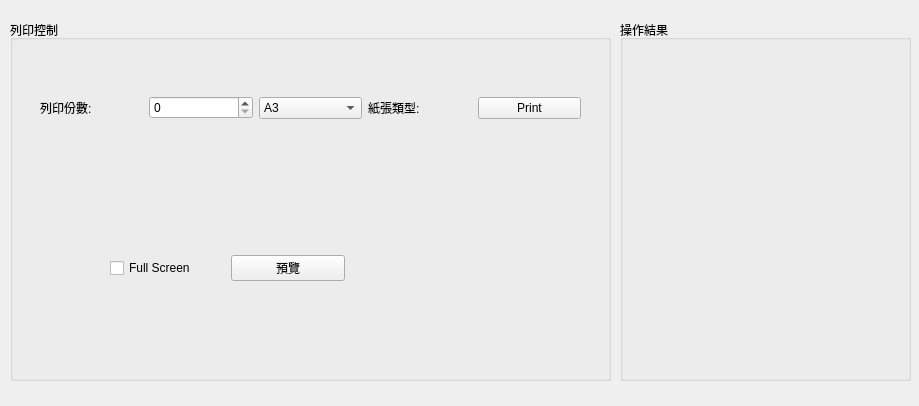
<?xml version="1.0" encoding="UTF-8"?>
<ui version="4.0">
 <class>Form</class>
 <widget class="QWidget" name="Form">
  <property name="geometry">
   <rect>
    <x>0</x>
    <y>0</y>
    <width>919</width>
    <height>406</height>
   </rect>
  </property>
  <property name="windowTitle">
   <string>Form</string>
  </property>
  <widget class="QGroupBox" name="controlsGroup">
   <property name="geometry">
    <rect>
     <x>10</x>
     <y>20</y>
     <width>601</width>
     <height>361</height>
    </rect>
   </property>
   <property name="title">
    <string>列印控制</string>
   </property>
   <widget class="QWidget" name="layoutWidget">
    <property name="geometry">
     <rect>
      <x>30</x>
      <y>70</y>
      <width>541</width>
      <height>36</height>
     </rect>
    </property>
    <layout class="QHBoxLayout" name="horizontalLayout">
     <item>
      <widget class="QLabel" name="label">
       <property name="text">
        <string>列印份數:</string>
       </property>
      </widget>
     </item>
     <item>
      <widget class="QSpinBox" name="numberSpinBox"/>
     </item>
     <item>
      <widget class="QComboBox" name="styleCombo">
       <item>
        <property name="text">
         <string>A3</string>
        </property>
       </item>
      </widget>
     </item>
     <item>
      <widget class="QLabel" name="label_2">
       <property name="text">
        <string>紙張類型:</string>
       </property>
      </widget>
     </item>
     <item>
      <widget class="QPushButton" name="printButton">
       <property name="text">
        <string>Print</string>
       </property>
      </widget>
     </item>
    </layout>
   </widget>
   <widget class="QWidget" name="layoutWidget">
    <property name="geometry">
     <rect>
      <x>100</x>
      <y>230</y>
      <width>235</width>
      <height>36</height>
     </rect>
    </property>
    <layout class="QHBoxLayout" name="horizontalLayout_2">
     <item>
      <widget class="QCheckBox" name="previewStatus">
       <property name="text">
        <string>Full Screen</string>
       </property>
      </widget>
     </item>
     <item>
      <widget class="QPushButton" name="previewButton">
       <property name="text">
        <string>預覽</string>
       </property>
      </widget>
     </item>
    </layout>
   </widget>
  </widget>
  <widget class="QGroupBox" name="resultGroup">
   <property name="geometry">
    <rect>
     <x>620</x>
     <y>20</y>
     <width>291</width>
     <height>361</height>
    </rect>
   </property>
   <property name="title">
    <string>操作結果</string>
   </property>
   <widget class="QLabel" name="resultLabel">
    <property name="geometry">
     <rect>
      <x>60</x>
      <y>130</y>
      <width>181</width>
      <height>131</height>
     </rect>
    </property>
    <property name="text">
     <string>&lt;html&gt;&lt;head/&gt;&lt;body&gt;&lt;p&gt;&lt;br/&gt;&lt;/p&gt;&lt;/body&gt;&lt;/html&gt;</string>
    </property>
   </widget>
  </widget>
 </widget>
 <resources/>
 <connections/>
</ui>
